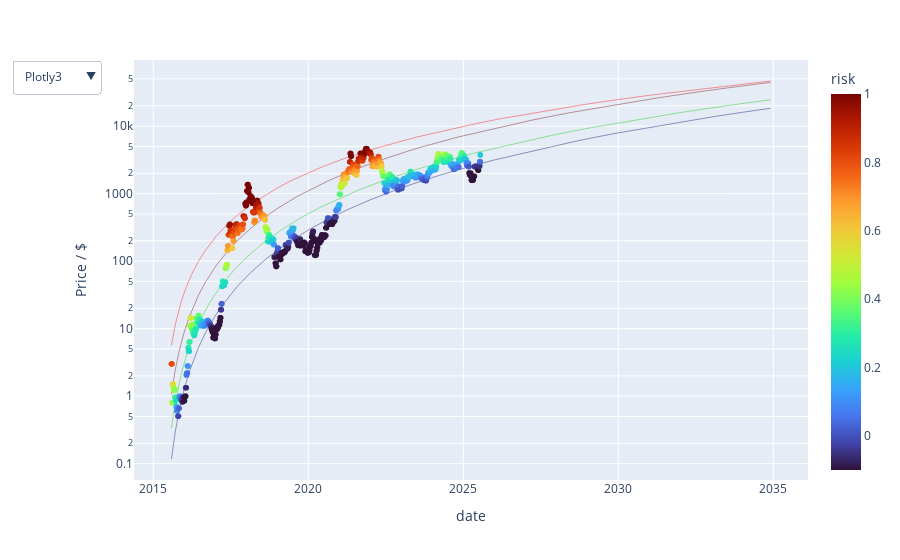
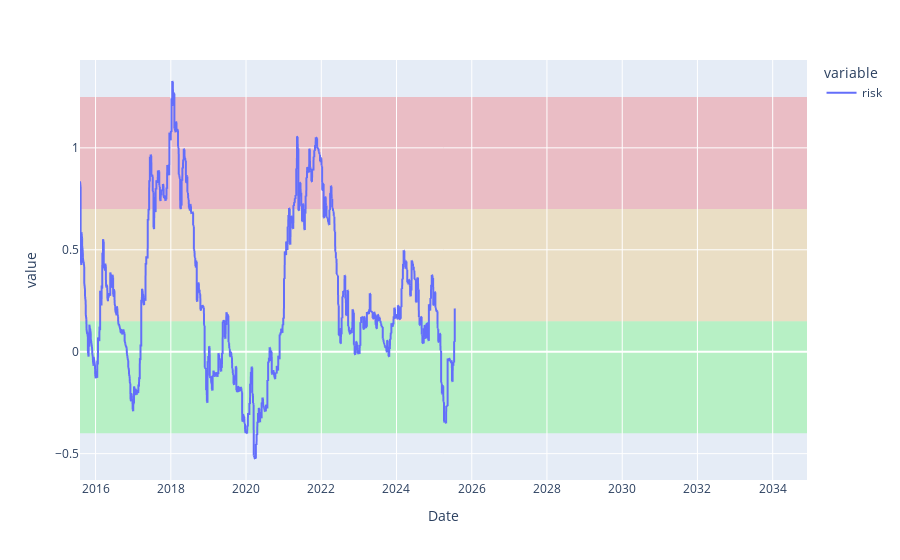
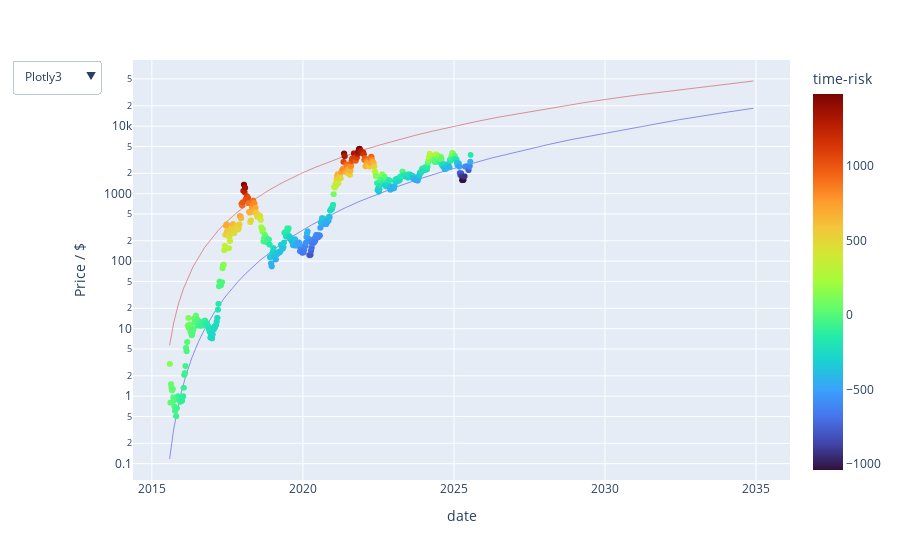
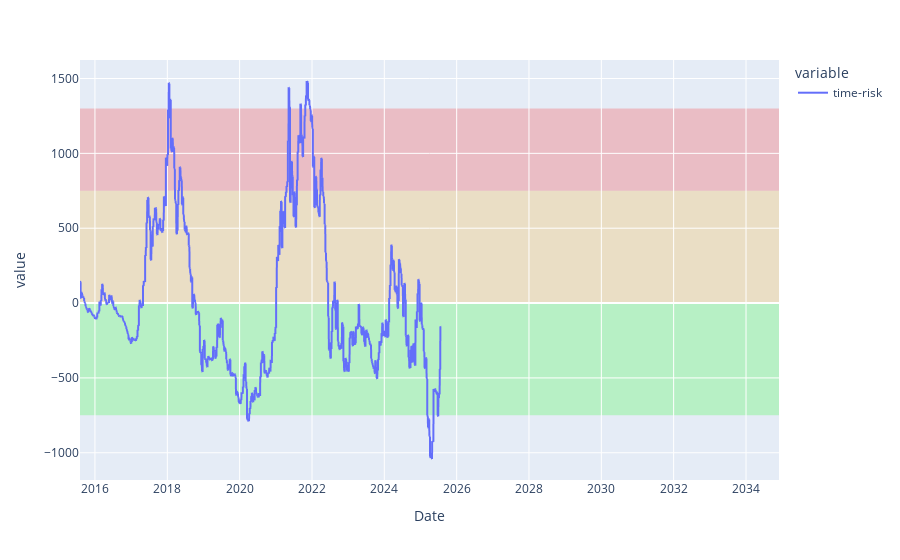

Notebook code for these charts, in order:
### Code cell
import pandas as pd
from pathlib import Path
from bitcoin_risk.risk import prepare_and_compute_risk

# complete data-range
start = pd.to_datetime('2015-08-03')
end = pd.to_datetime('2025-07-21')
future = pd.to_datetime('2034-11-30')
last_dates = ['2019-11-30', '2020-11-30', '2021-11-30', '2022-11-30', '2023-11-30', '2024-11-30']
# last_dates = ['2025-11-30']

for last_date in last_dates:
    # result directory
    current_dir = Path.cwd()
    # path = current_dir / "eth" / last_date
    path = current_dir / "docs" / "eth" / last_date
    if not path.exists():
        path.mkdir(parents=True) 

    df = prepare_and_compute_risk('data/KRAKEN_ETHUSD.csv', start, end, future, last_date)
    # display(df)
    from bitcoin_risk.plotter import create_figures
    fig1, fig2, fig3, fig4 = create_figures(df, path)
fig1.show(); fig2.show(); fig3.show(); fig4.show()

### Figure 1 — Plotly figure (JSON) as saved in the notebook; plotly's stock layout.template omitted (floating-point values rounded to 4 significant figures; data arrays with more than 128 entries replaced by an {"elided": "..."} marker saying what was removed)
{"data": [{"hovertemplate": "date=%{x}<br>usd=%{y}<br>risk=%{marker.color}<extra></extra>", "legendgroup": "", "marker": {"color": {"elided": "7060 float values"}, "coloraxis": "coloraxis", "symbol": "circle"}, "mode": "markers", "name": "", "showlegend": false, "type": "scattergl", "x": {"elided": "7060 str values"}, "xaxis": "x", "y": {"elided": "7060 float values"}, "yaxis": "y"}, {"line": {"color": "rgba(255, 000, 000, 0.4)", "width": 1}, "mode": "lines", "name": "top", "showlegend": false, "type": "scatter", "x": {"elided": "7060 str values"}, "y": {"elided": "7060 float values"}, "yaxis": "y"}, {"line": {"color": "rgba(100, 000, 000, 0.4)", "width": 1}, "mode": "lines", "name": "overvalued", "showlegend": false, "type": "scatter", "x": {"elided": "7060 str values"}, "y": {"elided": "7060 float values"}, "yaxis": "y"}, {"line": {"color": "rgba(000, 200, 000, 0.4)", "width": 1}, "mode": "lines", "name": "fair", "showlegend": false, "type": "scatter", "x": {"elided": "7060 str values"}, "y": {"elided": "7060 float values"}, "yaxis": "y"}, {"line": {"color": "rgba(0, 000, 100, 0.4)", "width": 1}, "mode": "lines", "name": "undervalued", "showlegend": false, "type": "scatter", "x": {"elided": "7060 str values"}, "y": {"elided": "7060 float values"}, "yaxis": "y"}], "layout": {"coloraxis": {"cmax": 1, "cmin": -0.1, "colorbar": {"title": {"text": "risk"}}, "colorscale": [[0, "#30123b"], [0.07143, "#4145ab"], [0.1429, "#4675ed"], [0.2143, "#39a2fc"], [0.2857, "#1bcfd4"], [0.3571, "#24eca6"], [0.4286, "#61fc6c"], [0.5, "#a4fc3b"], [0.5714, "#d1e834"], [0.6429, "#f3c63a"], [0.7143, "#fe9b2d"], [0.7857, "#f36315"], [0.8571, "#d93806"], [0.9286, "#b11901"], [1, "#7a0402"]]}, "hovermode": "x unified", "legend": {"tracegroupgap": 0}, "margin": {"t": 60}, "updatemenus": [{"buttons": [{"args": [{"coloraxis.colorscale": "Plotly3"}], "label": "Plotly3", "method": "relayout"}, {"args": [{"coloraxis.colorscale": "Viridis"}], "label": "Viridis", "method": "relayout"}, {"args": [{"coloraxis.colorscale": "Rainbow"}], "label": "Rainbow", "method": "relayout"}, {"args": [{"coloraxis.colorscale": "Jet"}], "label": "Jet", "method": "relayout"}], "direction": "down", "showactive": true}], "xaxis": {"anchor": "y", "domain": [0, 1], "title": {"text": "date"}}, "yaxis": {"anchor": "x", "domain": [0, 1], "title": {"text": "Price / $"}, "type": "log"}, "yaxis2": {"overlaying": "y", "showgrid": false, "side": "right", "title": {"text": "Risk"}, "type": "linear"}}}

### Figure 2 — Plotly figure (JSON) as saved in the notebook; plotly's stock layout.template omitted (floating-point values rounded to 4 significant figures; data arrays with more than 128 entries replaced by an {"elided": "..."} marker saying what was removed)
{"data": [{"hovertemplate": "%{y}", "legendgroup": "risk", "line": {"color": "#636efa", "dash": "solid"}, "marker": {"symbol": "circle"}, "mode": "lines", "name": "risk", "showlegend": true, "type": "scattergl", "x": {"elided": "7060 str values"}, "xaxis": "x", "y": {"elided": "7060 float values"}, "yaxis": "y"}], "layout": {"hovermode": "x unified", "legend": {"title": {"text": "variable"}, "tracegroupgap": 0}, "margin": {"t": 60}, "shapes": [{"fillcolor": "rgba(0, 255, 0, 0.2)", "layer": "below", "line": {"width": 0}, "type": "rect", "x0": 0, "x1": 1, "xref": "paper", "y0": -0.4, "y1": 0.15, "yref": "y"}, {"fillcolor": "rgba(255, 165, 0, 0.2)", "layer": "below", "line": {"width": 0}, "type": "rect", "x0": 0, "x1": 1, "xref": "paper", "y0": 0.15, "y1": 0.7, "yref": "y"}, {"fillcolor": "rgba(255, 0, 0, 0.2)", "layer": "below", "line": {"width": 0}, "type": "rect", "x0": 0, "x1": 1, "xref": "paper", "y0": 0.7, "y1": 1.25, "yref": "y"}], "xaxis": {"anchor": "y", "domain": [0, 1], "title": {"text": "Date"}}, "yaxis": {"anchor": "x", "domain": [0, 1], "title": {"text": "value"}}}}

### Figure 3 — Plotly figure (JSON) as saved in the notebook; plotly's stock layout.template omitted (floating-point values rounded to 4 significant figures; data arrays with more than 128 entries replaced by an {"elided": "..."} marker saying what was removed)
{"data": [{"hovertemplate": "date=%{x}<br>usd=%{y}<br>time-risk=%{marker.color}<extra></extra>", "legendgroup": "", "marker": {"color": {"elided": "7060 float values"}, "coloraxis": "coloraxis", "symbol": "circle"}, "mode": "markers", "name": "", "showlegend": false, "type": "scattergl", "x": {"elided": "7060 str values"}, "xaxis": "x", "y": {"elided": "7060 float values"}, "yaxis": "y"}, {"line": {"color": "rgba(200, 000, 000, 0.4)", "width": 1}, "mode": "lines", "name": "top", "showlegend": false, "type": "scatter", "x": {"elided": "7060 str values"}, "y": {"elided": "7060 float values"}, "yaxis": "y"}, {"line": {"color": "rgba(0, 000, 200, 0.4)", "width": 1}, "mode": "lines", "name": "bottom", "showlegend": false, "type": "scatter", "x": {"elided": "7060 str values"}, "y": {"elided": "7060 float values"}, "yaxis": "y"}], "layout": {"coloraxis": {"colorbar": {"title": {"text": "time-risk"}}, "colorscale": [[0, "#30123b"], [0.07143, "#4145ab"], [0.1429, "#4675ed"], [0.2143, "#39a2fc"], [0.2857, "#1bcfd4"], [0.3571, "#24eca6"], [0.4286, "#61fc6c"], [0.5, "#a4fc3b"], [0.5714, "#d1e834"], [0.6429, "#f3c63a"], [0.7143, "#fe9b2d"], [0.7857, "#f36315"], [0.8571, "#d93806"], [0.9286, "#b11901"], [1, "#7a0402"]]}, "hovermode": "x unified", "legend": {"tracegroupgap": 0}, "margin": {"t": 60}, "updatemenus": [{"buttons": [{"args": [{"coloraxis.colorscale": "Plotly3"}], "label": "Plotly3", "method": "relayout"}, {"args": [{"coloraxis.colorscale": "Viridis"}], "label": "Viridis", "method": "relayout"}, {"args": [{"coloraxis.colorscale": "Rainbow"}], "label": "Rainbow", "method": "relayout"}, {"args": [{"coloraxis.colorscale": "Jet"}], "label": "Jet", "method": "relayout"}], "direction": "down", "showactive": true}], "xaxis": {"anchor": "y", "domain": [0, 1], "title": {"text": "date"}}, "yaxis": {"anchor": "x", "domain": [0, 1], "title": {"text": "Price / $"}, "type": "log"}, "yaxis2": {"overlaying": "y", "showgrid": false, "side": "right", "title": {"text": "Risk"}, "type": "linear"}}}

### Figure 4 — Plotly figure (JSON) as saved in the notebook; plotly's stock layout.template omitted (floating-point values rounded to 4 significant figures; data arrays with more than 128 entries replaced by an {"elided": "..."} marker saying what was removed)
{"data": [{"hovertemplate": "%{y}", "legendgroup": "time-risk", "line": {"color": "#636efa", "dash": "solid"}, "marker": {"symbol": "circle"}, "mode": "lines", "name": "time-risk", "showlegend": true, "type": "scattergl", "x": {"elided": "7060 str values"}, "xaxis": "x", "y": {"elided": "7060 float values"}, "yaxis": "y"}], "layout": {"legend": {"title": {"text": "variable"}, "tracegroupgap": 0}, "margin": {"t": 60}, "shapes": [{"fillcolor": "rgba(0, 255, 0, 0.2)", "layer": "below", "line": {"width": 0}, "type": "rect", "x0": 0, "x1": 1, "xref": "paper", "y0": -750, "y1": 0, "yref": "y"}, {"fillcolor": "rgba(255, 165, 0, 0.2)", "layer": "below", "line": {"width": 0}, "type": "rect", "x0": 0, "x1": 1, "xref": "paper", "y0": 0, "y1": 750, "yref": "y"}, {"fillcolor": "rgba(255, 0, 0, 0.2)", "layer": "below", "line": {"width": 0}, "type": "rect", "x0": 0, "x1": 1, "xref": "paper", "y0": 750, "y1": 1300, "yref": "y"}], "xaxis": {"anchor": "y", "domain": [0, 1], "title": {"text": "Date"}}, "yaxis": {"anchor": "x", "domain": [0, 1], "title": {"text": "value"}}}}
